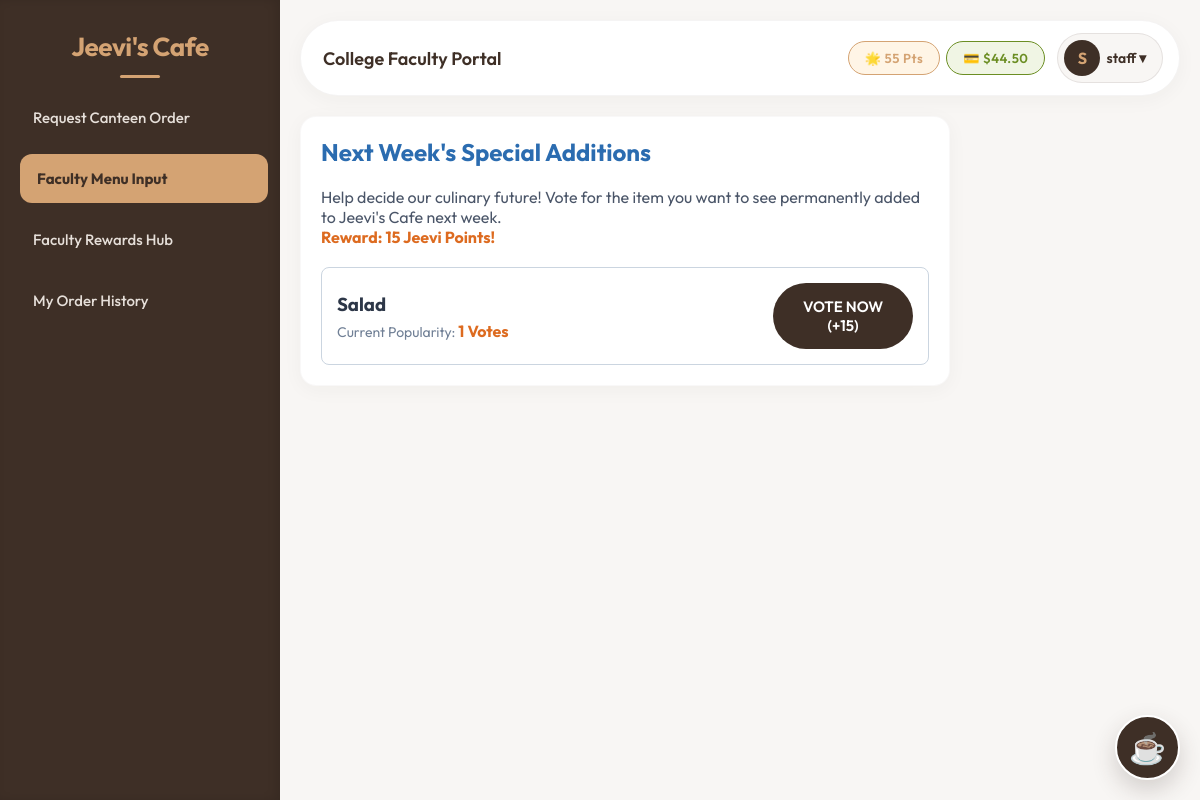
Page /facultyVote.php (signed in) on the committed database.
### tables this page shows
CREATE TABLE `users` (
  `id` int(11) NOT NULL,
  `username` varchar(50) NOT NULL,
  `password` varchar(255) NOT NULL,
  `role` enum('user','admin','staff') NOT NULL DEFAULT 'user',
  `wallet` decimal(10,2) DEFAULT 50.00,
  `loyalty_points` int(11) DEFAULT 0,
  `register_number` varchar(50) DEFAULT NULL
);

CREATE TABLE `menu_polls` (
  `id` int(11) NOT NULL,
  `item_name` varchar(100) NOT NULL,
  `votes` int(11) DEFAULT 0,
  `is_active` tinyint(1) DEFAULT 1
);

### facultyVote.php (the view, shortened to what this page needs)
<?php
require 'includes/header.php';
$user_id = $_SESSION['user_id'];
$polls = $conn->query("SELECT * FROM menu_polls WHERE is_active=1");
$has_voted = $conn->query("SELECT * FROM user_votes WHERE user_id=$user_id")->num_rows > 0;
?>
<div class="form-container" style="max-width: 650px;">
    <h2 style="margin-bottom: 20px; color: #2b6cb0;">Next Week's Special Additions</h2>
    <p style="margin-bottom: 20px; color: #4a5568;">Help decide our culinary future! Vote for the item you want to see permanently added to Jeevi's Cafe next week. <br><strong style="color:#dd6b20">Reward: 15 Jeevi Points!</strong></p>
    <div style="display:flex; flex-direction:column; gap:15px;">
        <?php while ($row = $polls->fetch_assoc()): ?>
        <div style="border:1px solid #cbd5e0; padding:15px; border-radius:8px; display:flex; justify-content:space-between; background:#fff; align-items: center;">
            <div>
                <h3 style="color:#2d3748; margin-bottom: 5px;"><?php echo htmlspecialchars($row['item_name']); ?></h3>
                <p style="color:#718096; font-size:14px;">Current Popularity: <strong style="color:#dd6b20; font-size: 16px;"><?php echo $row['votes']; ?> Votes</strong></p>
            </div>
            <?php if(!$has_voted): ?>
                <button onclick="handleAction('vote', <?php echo $row['id']; ?>)" class="btn" style="width:140px; text-align: center;">VOTE NOW (+15)</button>
            <?php else: ?>
                <span class="badge badge-completed" style="height:25px;">Vote Tallied</span>
            <?php endif; ?>
        </div>
        <?php endwhile; ?>
    </div>
</div>
<?php require 'includes/footer.php'; ?>

### includes/header.php (shortened to what this page needs)
<?php
require 'includes/db.php';
$stmt = $conn->prepare("SELECT username, role, wallet, loyalty_points FROM users WHERE id=?");
$stmt->bind_param("i", $_SESSION['user_id']);
$stmt->execute();
$me = $stmt->get_result()->fetch_assoc();
$username = $me['username'];
$role = trim(strtolower($me['role']));
$wallet = $me['wallet'];
$loyalty_points = $me['loyalty_points'] ?? 0;
$currentPage = basename($_SERVER['PHP_SELF']);
?>
<!DOCTYPE html>
<html lang="en">
<head>
    <link rel="stylesheet" href="assets/css/style.css">
</head>
<body>
<div class="app-container">
    <div class="sidebar">
        <h2>Jeevi's Cafe</h2>
        <ul>
            <?php if ($role === 'staff'): ?>
            <li><a href="facultyIndex.php" class="<?php echo ($currentPage=='facultyIndex.php')?'active':''; ?>">Request Canteen Order</a></li>
            <li><a href="facultyVote.php" class="<?php echo ($currentPage=='facultyVote.php')?'active':''; ?>">Faculty Menu Input</a></li>
            <li><a href="facultyVouchers.php" class="<?php echo ($currentPage=='facultyVouchers.php')?'active':''; ?>">Faculty Rewards Hub</a></li>
            <li><a href="facultyOrders.php" class="<?php echo ($currentPage=='facultyOrders.php')?'active':''; ?>">My Order History</a></li>
            <?php endif; ?>
        </ul>
    </div>
    <div class="main-content">
        <div class="header">
            <h3><?php
                if($role === 'admin') echo 'Canteen Administrator';
                elseif($role === 'staff') echo 'College Faculty Portal';
                else echo 'Student Portal';
            ?></h3>
            <div class="user-info">
                <?php if($role === 'user' || $role === 'staff'): ?>
                <div class="badge-group">
                    <span class="badge" style="background:#FFF5E6; color:#D4A373; border: 1px solid #D4A373;">🌟 <span id="nav-points"><?php echo $loyalty_points; ?></span> Pts</span>
                    <span class="badge" style="background:#F0F5E4; color:#6B8E23; border: 1px solid #6B8E23;">💳 $<span id="nav-wallet"><?php echo number_format($wallet, 2); ?></span></span>
                </div>
                <?php endif; ?>
                <div class="user-dropdown-container">
                    <div class="user-avatar-btn">
                        <div class="avatar-circle"><?php echo strtoupper(substr($username, 0, 1)); ?></div>
                        <span class="avatar-text"><?php echo htmlspecialchars($username); ?> ▾</span>
                    </div>
                </div>
            </div>
        </div>
        <div class="content-body">

### assets/css/style.css (style rules this page uses)
:root { --bg-color: #F8F6F4; --sidebar-bg: #3E2F26; --sidebar-text: #F8F6F4; --text-main: #2C211A; --text-muted: #7E6B5A; --accent: #D4A373; --accent-hover: #BC8F60; --card-bg: #FFFFFF; --success: #6B8E23; --danger: #C05640; --space-xs: 4px; --space-sm: 6px; --space-md: 12px; --space-lg: 16px; --space-xl: 20px; --space-xxl: 30px; --radius-small: 6px; --radius-medium: 12px; --radius-large: 16px; --radius-pill: 9999px; --shadow-soft: 0 4px 20px rgba(62, 47, 38, 0.04); --shadow-hover: 0 10px 30px rgba(62, 47, 38, 0.08); --shadow-dropdown: 0 10px 40px rgba(0, 0, 0, 0.1); }
* { box-sizing: border-box; margin: 0; padding: 0; font-family: 'Outfit', sans-serif; }
body { background-color: var(--bg-color); color: var(--text-main); display: flex; min-height: 100vh; }
a { text-decoration: none; color: inherit; }
.app-container { display: flex; width: 100%; }
.sidebar { width: 280px; background-color: var(--sidebar-bg); color: var(--sidebar-text); padding: var(--space-xxl) var(--space-lg); display: flex; flex-direction: column; box-shadow: inset -4px 0 10px rgba(0,0,0,0.1); }
.sidebar h2 { font-size: 26px; font-weight: 700; margin-bottom: var(--space-xxl); color: var(--accent); text-align: center; letter-spacing: -0.5px; position: relative; }
.sidebar h2::after { content: ''; position: absolute; bottom: -15px; left: 50%; transform: translateX(-50%); width: 40px; height: 3px; background-color: var(--accent); border-radius: var(--radius-pill); }
.sidebar ul { list-style: none; flex: 1; }
.sidebar ul li { margin-bottom: var(--space-md); }
.sidebar ul li a { display: block; padding: 14px var(--space-lg); border-radius: var(--radius-medium); font-weight: 500; font-size: 15px; color: #E6DFD9; transition: all 0.3s cubic-bezier(0.16, 1, 0.3, 1); border: 1px dashed transparent; }
.sidebar ul li a:hover, .sidebar ul li a.active { background-color: rgba(212, 163, 115, 0.15); color: var(--accent); border: 1px dashed var(--accent); transform: translateX(4px); }
.sidebar ul li a.active { background-color: var(--accent); color: var(--sidebar-bg); font-weight: 700; }
.main-content { flex: 1; display: flex; flex-direction: column; padding: var(--space-xl); overflow-y: auto; height: 100vh; }
.header { background-color: var(--card-bg); padding: var(--space-md) var(--space-lg); border-radius: var(--radius-pill); display: flex; justify-content: space-between; align-items: center; margin-bottom: var(--space-xl); box-shadow: var(--shadow-soft); border: 1px solid rgba(62, 47, 38, 0.05); }
.header h3 { font-size: 18px; font-weight: 600; color: var(--sidebar-bg); padding-left: var(--space-sm); }
.user-info { display: flex; align-items: center; font-size: 14px; gap: var(--space-md); }
.badge-group { display: flex; gap: var(--space-sm); }
.user-dropdown-container { position: relative; display: inline-block; }
.user-avatar-btn { display: flex; align-items: center; gap: var(--space-sm); padding: 6px 16px 6px 6px; background-color: var(--bg-color); border-radius: var(--radius-pill); border: 1px solid rgba(62, 47, 38, 0.1); cursor: pointer; transition: all 0.2s ease; }
.avatar-circle { width: 36px; height: 36px; background-color: var(--sidebar-bg); color: var(--accent); border-radius: 50%; display: flex; align-items: center; justify-content: center; font-weight: bold; font-size: 16px; }
.avatar-text { font-weight: 600; color: var(--sidebar-bg); }
.form-container { background: var(--card-bg); padding: var(--space-xl); border-radius: var(--radius-large); margin-bottom: var(--space-xl); box-shadow: var(--shadow-soft); border: 1px solid rgba(62, 47, 38, 0.03); transition: transform 0.3s ease, box-shadow 0.3s ease; }
.btn { display: inline-block; padding: 14px var(--space-lg); background-color: var(--sidebar-bg); color: #fff; border: none; border-radius: var(--radius-pill); font-size: 15px; font-weight: 600; cursor: pointer; transition: all 0.2s ease; text-align: center; font-family: inherit; }
.badge { padding: 8px 16px; border-radius: var(--radius-pill); font-size: 13px; font-weight: 600; display: inline-block; letter-spacing: 0.5px; }

### rows in the picture
users: loyalty_points "55", wallet "44.50", username "S", username "staff"
menu_polls: item_name "Salad", votes "1"
